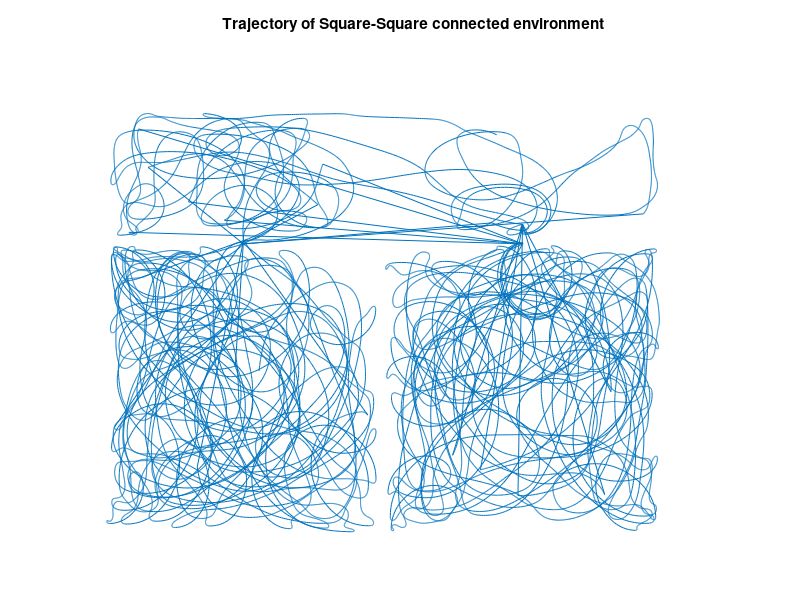

The MATLAB source for this figure: (Note: this script raises an error after producing the figure.)
clc
clear all
close all
fprintf('Code is running...')
%% Loading input data and essential files
load('connSS_60000_trj1.mat') %Trajectory
load('connSS_60000_speed_trj1.mat') %Speed
load('connSS_60000_hd_trj1.mat') %Head direction
load('hd_s1_s2_wt_som') %SOM weights of Head Direction layer
%% Plotting the Trajectory
figure; plot(pos(:,1),pos(:,2))
axis off
title('Trajectory of Square-Square connected environment')
%% Head Direction (HD) response computing
speed = speed;
phase1d = zeros(100,1);
PI2d = zeros(10);
X=[];
trj_hd_resp=[];
for ii = 1:size(speed,1)
    X1 = [cosd(theta_real_deg(1)) sind(theta_real_deg(1))]; X2 = [cosd(theta_real_deg(ii)) sind(theta_real_deg(ii))];
    s1 = X2(1)*X1(2) - X1(1)*X2(2);  %sin(theta1-theta2)
    s2 = X2(1)*X1(1) + X1(2)*X2(2);  %cos(theta1-theta2)
    X=[s1 s2];
    y = respsom2dlinear(X,wt2);
    trj_hd_resp(:,:,ii) = y;    
end
%% Path Integration (PI) oscillations
X = zeros(100,1); Y = ones(100,1); %Initializing the State variables
dt = 0.01;
bf = 6*2*pi; %Base Frequency of the PI oscillations
niter = size(trj_hd_resp,3);
beta = 50; %Spatial scaling parameter
t = 0; 
Xbg = 1; Ybg = 0;
tarr=[];
theta = zeros(100,1);
for ii = 2:niter
    y = trj_hd_resp(:,:,ii); 
    inp1d = reshape(y,100,1);
    thetadot = bf + beta*speed(ii)*inp1d*10;
    theta(:,ii)=theta(:,ii-1)+thetadot*dt;
end
Xarr=cos(theta);
PI1d=Xarr; 
%% Lateral Anti-Hebbian network (LAHN)
[N K] = size(PI1d); %N --> Dimension    K---> # of samples
PI1d=removemean(PI1d);
alphaa = 0.000001/K; %Learning rate of the afferent connections  
betaa = 0.000001/K; %Learning rate of the lateral connections 
output_neuron_nmbr = 13; %No.of neurons in the LAHN
maxiter = 2000000; %Maximum training iterations
%% Single cell firing field during the initial phase of LAHN training
load('T_initial')  %LAHN weights collected during the initial phase of training
Xarr = cos(theta);
PI1d = Xarr;
neuron_num = 8; %Select the neuron number
w=T(neuron_num,:);w = w'; %Weights from PI to the selected LAHN neuron
ot=w'*PI1d; ot=ot'; %Output activity of the LAHN neuron
thresh=max(abs(ot))*.65;
firr=find(abs(ot)>thresh);
firposgrid=pos(firr,:); %Firing positions on the trajectory
figure; plot(pos(:,1),pos(:,2)); hold on; plot(firposgrid(:,1),firposgrid(:,2),'.r', 'markersize', 15); 
axis off
title('Firing field of the neuron during the initial phase of training')
%% Single cell firing field during the mid phase of LAHN training
load('T_mid') %LAHN weights collected during the mid phase of training
Xarr = cos(theta);
PI1d = Xarr;
neuron_num = 8;
w=T(neuron_num,:);w = w';
ot=w'*PI1d; ot=ot';
thresh=max(abs(ot))*.65;
firr=find(abs(ot)>thresh);
firposgrid=pos(firr,:);
figure; plot(pos(:,1),pos(:,2)); hold on; plot(firposgrid(:,1),firposgrid(:,2),'.r', 'markersize', 15); 
axis off
title('Firing field of the neuron during the mid phase of training')
%% Single cell firing field post LAHN training
load('T_final') %LAHN weights collected post training
Xarr = cos(theta);
PI1d = Xarr;
neuron_num = 8;
w=T(neuron_num,:);w = w';
ot=w'*PI1d; ot=ot';
thresh=max(abs(ot))*.65;
firr=find(abs(ot)>thresh);
firposgrid=pos(firr,:);
figure; plot(pos(:,1),pos(:,2)); hold on; plot(firposgrid(:,1),firposgrid(:,2),'.r', 'markersize', 15); 
axis off
title('Firing field of the neuron post training')
fprintf('Simulation complete')